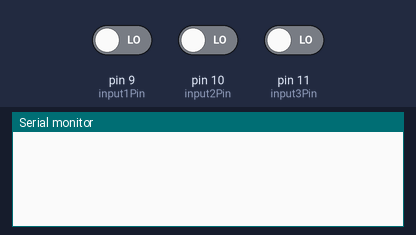
A sketch run on a simulated Arduino Uno, built with avr-gcc and run on an emulated ATmega328P. On the bench: the last lines printed to the serial monitor. The inputs (shaded band) are chosen by the test bench; at power-on: pin 9 (input1Pin) LOW, pin 10 (input2Pin) LOW, pin 11 (input3Pin) LOW.

Above: at 1.2 s.
1.3 s: pin 9 (input1Pin) driven HIGH
At 1.48 s:
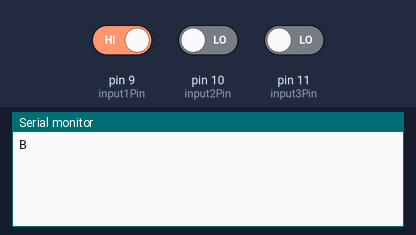
3.3 s: pin 10 (input2Pin) driven HIGH
At 3.48 s:
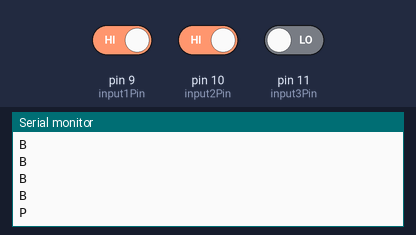
5.3 s: pin 11 (input3Pin) driven HIGH
At 5.73 s:
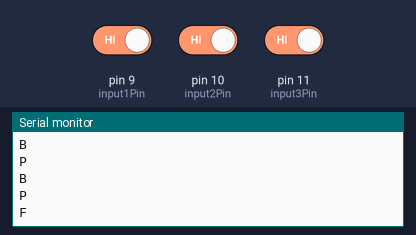

The sketch:

arduino_code.ino
```cpp
int input3Pin = 11;
int input2Pin = 10;
int input1Pin = 9;

void setup()
{
  Serial.begin(9600);
  pinMode(input3Pin, INPUT);
  pinMode(input2Pin, INPUT);
  pinMode(input1Pin, INPUT);
}

void loop()
{
  for(int i=9 ; i<=11 ; i++) {
    checkPush(i);
  }
}

void checkPush(int pinNumber)
{
  int pushed = digitalRead(pinNumber);  // read input value
  if (pushed == HIGH){

    if (pinNumber == 9) {
      Serial.println("B");
    } else if (pinNumber == 10) {
      Serial.println("P");
    } else {
      Serial.println("F");
    }

    delay(250);
  }
}
```

Measured:
- after the input at 1.3 s, the serial monitor: prints a new line at once (image 1)
- after the input at 3.3 s, the serial monitor: prints a new line at once (image 2)
- after the input at 5.3 s, the serial monitor: prints a new line after 0.25 s (image 3)
